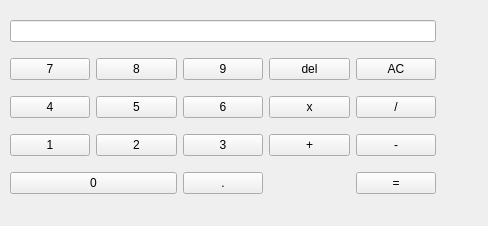
<?xml version="1.0" encoding="UTF-8"?>
<ui version="4.0">
 <class>Cuteulator</class>
 <widget class="QMainWindow" name="Cuteulator">
  <property name="geometry">
   <rect>
    <x>0</x>
    <y>0</y>
    <width>488</width>
    <height>226</height>
   </rect>
  </property>
  <property name="windowTitle">
   <string>Cuteulator</string>
  </property>
  <widget class="QWidget" name="centralwidget">
   <widget class="QWidget" name="">
    <property name="geometry">
     <rect>
      <x>10</x>
      <y>10</y>
      <width>426</width>
      <height>194</height>
     </rect>
    </property>
    <layout class="QGridLayout" name="gridLayout">
     <item row="1" column="2">
      <widget class="QPushButton" name="btn9">
       <property name="sizePolicy">
        <sizepolicy hsizetype="Preferred" vsizetype="Preferred">
         <horstretch>0</horstretch>
         <verstretch>1</verstretch>
        </sizepolicy>
       </property>
       <property name="text">
        <string>9</string>
       </property>
      </widget>
     </item>
     <item row="3" column="0">
      <widget class="QPushButton" name="btn1">
       <property name="sizePolicy">
        <sizepolicy hsizetype="Preferred" vsizetype="Preferred">
         <horstretch>0</horstretch>
         <verstretch>1</verstretch>
        </sizepolicy>
       </property>
       <property name="text">
        <string>1</string>
       </property>
      </widget>
     </item>
     <item row="2" column="1">
      <widget class="QPushButton" name="btn5">
       <property name="sizePolicy">
        <sizepolicy hsizetype="Preferred" vsizetype="Preferred">
         <horstretch>0</horstretch>
         <verstretch>1</verstretch>
        </sizepolicy>
       </property>
       <property name="text">
        <string>5</string>
       </property>
      </widget>
     </item>
     <item row="1" column="1">
      <widget class="QPushButton" name="btn8">
       <property name="sizePolicy">
        <sizepolicy hsizetype="Preferred" vsizetype="Preferred">
         <horstretch>0</horstretch>
         <verstretch>1</verstretch>
        </sizepolicy>
       </property>
       <property name="text">
        <string>8</string>
       </property>
      </widget>
     </item>
     <item row="1" column="0">
      <widget class="QPushButton" name="btn7">
       <property name="sizePolicy">
        <sizepolicy hsizetype="Preferred" vsizetype="Preferred">
         <horstretch>0</horstretch>
         <verstretch>1</verstretch>
        </sizepolicy>
       </property>
       <property name="text">
        <string>7</string>
       </property>
      </widget>
     </item>
     <item row="3" column="1">
      <widget class="QPushButton" name="btn2">
       <property name="sizePolicy">
        <sizepolicy hsizetype="Preferred" vsizetype="Preferred">
         <horstretch>0</horstretch>
         <verstretch>1</verstretch>
        </sizepolicy>
       </property>
       <property name="text">
        <string>2</string>
       </property>
      </widget>
     </item>
     <item row="3" column="2">
      <widget class="QPushButton" name="btn3">
       <property name="sizePolicy">
        <sizepolicy hsizetype="Preferred" vsizetype="Preferred">
         <horstretch>0</horstretch>
         <verstretch>1</verstretch>
        </sizepolicy>
       </property>
       <property name="text">
        <string>3</string>
       </property>
      </widget>
     </item>
     <item row="2" column="0">
      <widget class="QPushButton" name="btn4">
       <property name="sizePolicy">
        <sizepolicy hsizetype="Preferred" vsizetype="Preferred">
         <horstretch>0</horstretch>
         <verstretch>1</verstretch>
        </sizepolicy>
       </property>
       <property name="text">
        <string>4</string>
       </property>
      </widget>
     </item>
     <item row="2" column="2">
      <widget class="QPushButton" name="btn6">
       <property name="sizePolicy">
        <sizepolicy hsizetype="Preferred" vsizetype="Preferred">
         <horstretch>0</horstretch>
         <verstretch>1</verstretch>
        </sizepolicy>
       </property>
       <property name="text">
        <string>6</string>
       </property>
      </widget>
     </item>
     <item row="2" column="3">
      <widget class="QPushButton" name="btnMultiply">
       <property name="text">
        <string>x</string>
       </property>
      </widget>
     </item>
     <item row="2" column="4">
      <widget class="QPushButton" name="btnDivide">
       <property name="text">
        <string>/</string>
       </property>
      </widget>
     </item>
     <item row="3" column="3">
      <widget class="QPushButton" name="btnAdd">
       <property name="text">
        <string>+</string>
       </property>
      </widget>
     </item>
     <item row="3" column="4">
      <widget class="QPushButton" name="btnSubtract">
       <property name="text">
        <string>-</string>
       </property>
      </widget>
     </item>
     <item row="4" column="4">
      <widget class="QPushButton" name="btnEquals">
       <property name="text">
        <string>=</string>
       </property>
      </widget>
     </item>
     <item row="1" column="3">
      <widget class="QPushButton" name="btnDelete">
       <property name="text">
        <string>del</string>
       </property>
      </widget>
     </item>
     <item row="1" column="4">
      <widget class="QPushButton" name="btnClear">
       <property name="text">
        <string>AC</string>
       </property>
      </widget>
     </item>
     <item row="0" column="0" colspan="5">
      <widget class="QLineEdit" name="txtDisplay">
       <property name="readOnly">
        <bool>true</bool>
       </property>
      </widget>
     </item>
     <item row="4" column="2">
      <widget class="QPushButton" name="btnDecimal">
       <property name="text">
        <string>.</string>
       </property>
      </widget>
     </item>
     <item row="4" column="0" colspan="2">
      <widget class="QPushButton" name="btn0">
       <property name="text">
        <string>0</string>
       </property>
      </widget>
     </item>
    </layout>
   </widget>
  </widget>
 </widget>
 <resources/>
 <connections/>
</ui>
